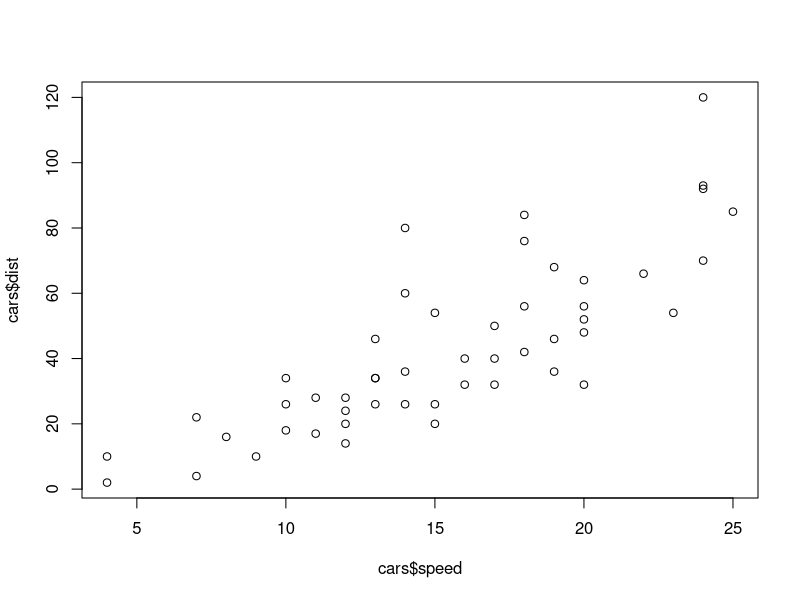
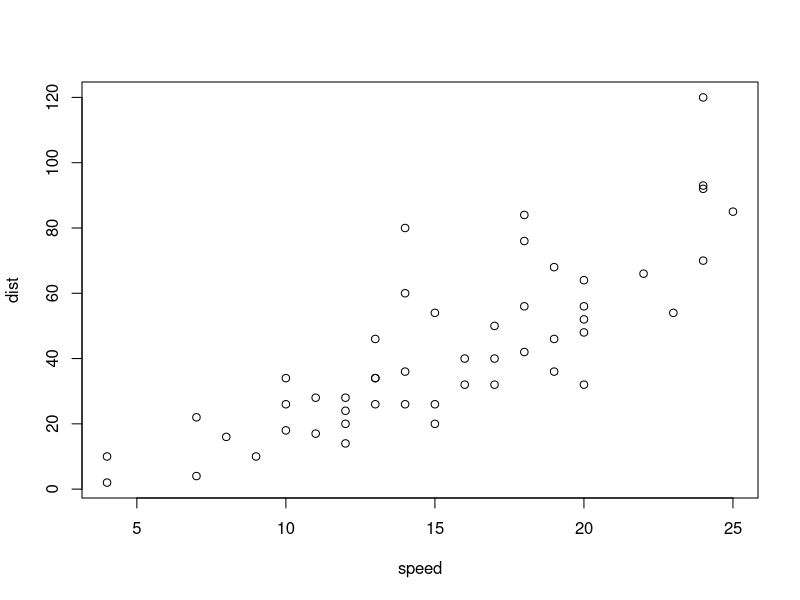
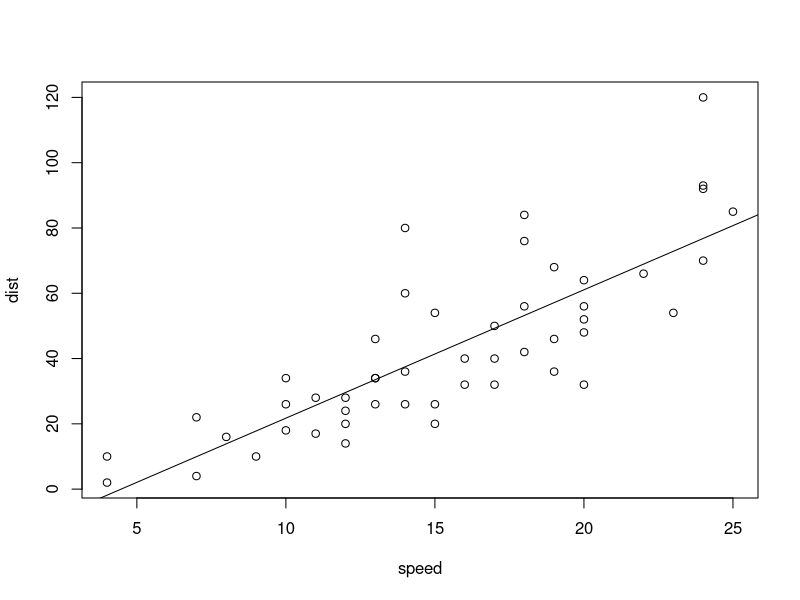
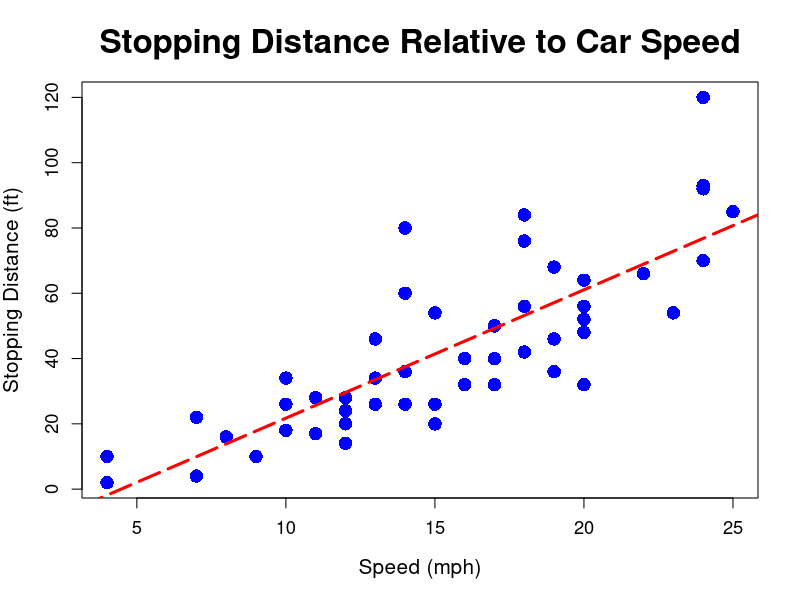
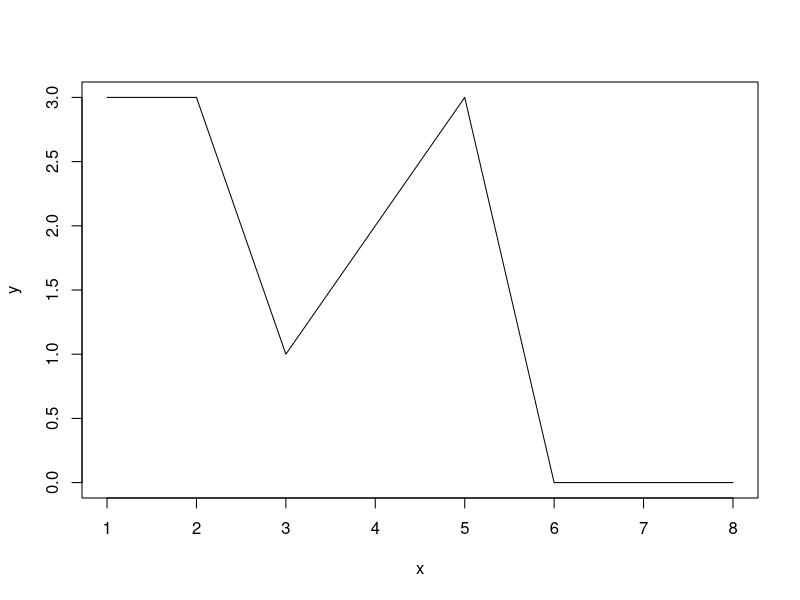
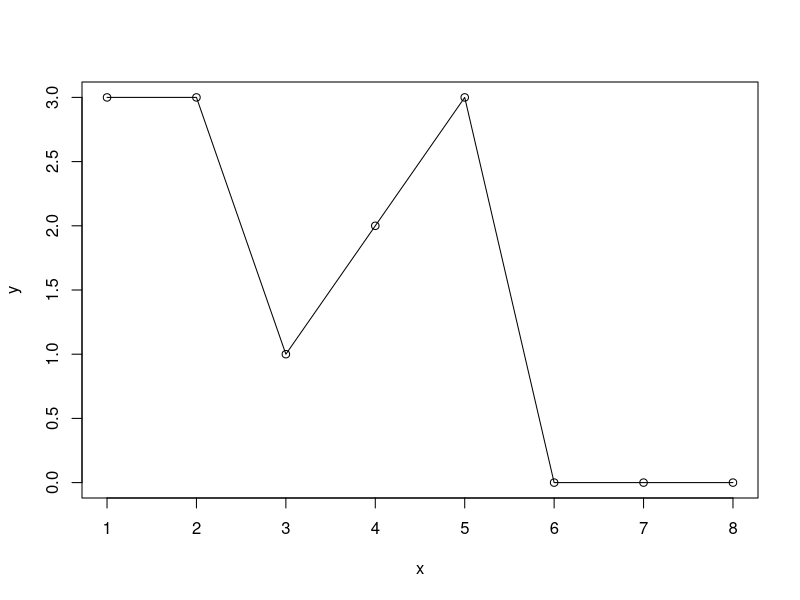
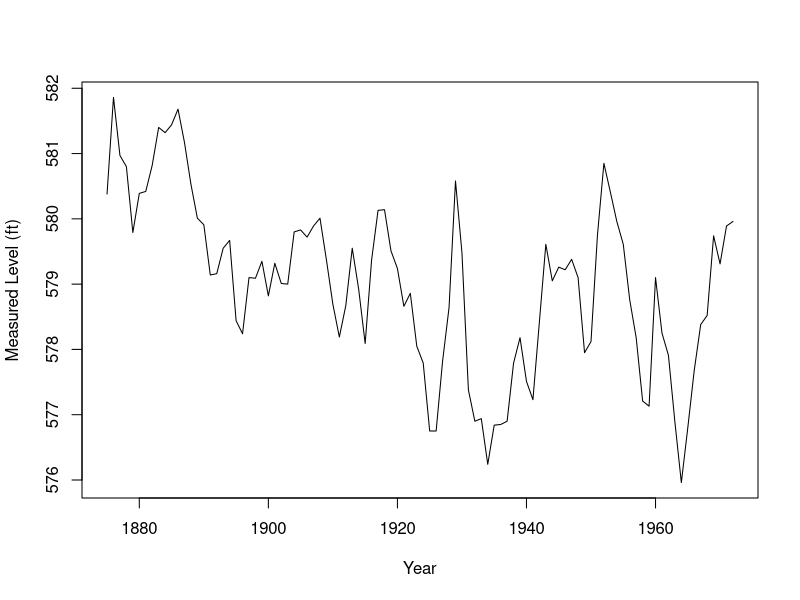
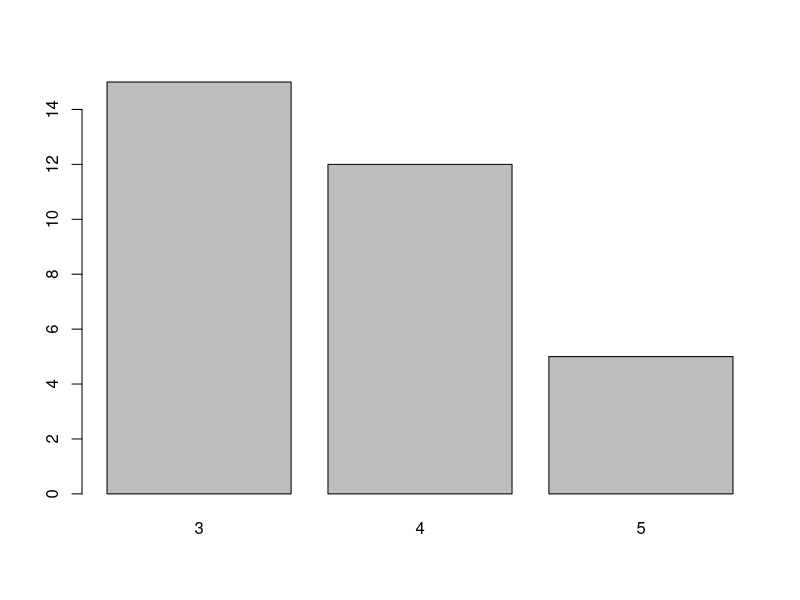

Source code (R) for these figures, in order:
# +++++++++++++++++++++++++
# +++ R BOOTCAMP UNIT 6 +++
# +++++++++++++++++++++++++
# + AUTHOR: David Dobolyi +
# +++++++++++++++++++++++++

# -- KEY CONCEPTS --

# - Basic (base) plotting
# - Saving plots to disk
# - Plotting with ggplot2
# - Plotting with lattice

# +++++++++++++++++++++++++
# + Basic (base) Plotting +
# +++++++++++++++++++++++++

# Now that we have covered the fundamentals of data.frame objects, it is worth focusing on another key aspect of data analysis: visualization. Base R provides a number of plotting functions that can be useful for quickly visualizing some data. Although not all basic R plots will be covered (e.g., pie charts and violin plots are not included), several key plot types will be showcased in the examples below:

# -------------------------------------
# Point Plots and the Formula Interface
# -------------------------------------

# The most basic of these functions is plot, which is used for "Generic X-Y Plotting" (aka scatterplots):

?plot

# To see how plot works, let's try an example involving the cars data set:

data(cars)

# As described in ?cars, the cars data set is made up of two columns:

# speed: Speed (mph)
# dist:  Stopping distance (ft)

# Let's plot these two columns against one another:

plot(x = cars$speed, y = cars$dist) # how would you describe this relationship?

# The plot should appear in the Plots pane in the lower right. Note that although the call above works, the plot function (along with many other R functions) can (and more accurately should) be used with the model formula interface, which involves the ~ (tilde) symbol:

?"~"

plot(dist ~ speed, data = cars)

# The formula can be read as y (dist) on the left determined by the model formula on the right (speed). Notice that when using this formula notation (i.e., Wilkinson-Rogers notation), it is not necessary to include the name of the data.frame when supplying formula terms, since the data argument makes this explicit (e.g., use speed and not cars$speed if using formula notation). As a rule, avoid using the name of the relevant data.frame object when writing formulas to avoid problems.

# In general, the formula notation should be preferred when working with most functions. We will refer to the formula notation in the future for many statistical functions. As a quick preview, consider the following code to add a line showing the correlation between speed and distance:

plot(dist ~ speed, data = cars)
abline(lm(dist ~ speed, data = cars))

# Regardless of how you call the plot function, keep in mind it has many arguments to tweak your plots if desired. For instance, we can use a series of arguments including 

plot(dist ~ speed, data = cars, 
     main = "Stopping Distance Relative to Car Speed", 
     xlab = "Speed (mph)", 
     ylab = "Stopping Distance (ft)",
     cex = 1.8,
     col = "blue",
     pch = 16,
     cex.axis = 1.1,
     cex.main = 2.0,
     cex.lab = 1.25)

abline(lm(dist ~ speed, data = cars), 
       col = "red",
       lty = 5,
       lwd = 3)

# ----------
# Line Plots
# ----------

# The plot function can also be used to generate other types of plots via the type argument. For instance, to generate a line plot, set the type to "l":

linePlotDat <- data.frame(
  x = 1:8,
  y = c(3,3,1,2,3,0,0,0)
) # some example data

plot(y ~ x, data = linePlotDat, type = "l")

# You can also use the "o" (overplotted) type for both points and lines:

plot(y ~ x, data = linePlotDat, type = "o")

# A more interesting example uses the LakeHuron time series data (time series data are a special data structure in R, but are comparable to a vector):

data(LakeHuron)
?LakeHuron

class(LakeHuron)
?ts

length(LakeHuron)

plot(x = 1875:1972, y = LakeHuron, type = "l", xlab = "Year", ylab = "Measured Level (ft)") # see time(LakeHuron) for an alternative x specification

# ------------------------
# Bar Plots and Histograms
# ------------------------

# The aptly named barplot function can be used to generate bar plots based on a table of data:

data(mtcars) # use the mtcars data for these examples

barplot(table(mtcars$gear))

# Similarly, the histogram function can be used to generate histograms:

hist(mtcars$mpg)

# As with plot, the histogram could be tweaked to look better by changing various arguments/defaults (breaks in particular is an important argument):

hist(mtcars$mpg, 
     col = "lightblue",
     xlab = "MPG",
     main = "Histogram of MPG",
     cex.axis = 1.1,
     cex.main = 2.0,
     cex.lab = 1.25,
     breaks = 10)

# ---------
# Box Plots
# ---------

# R can also quickly generate a standard box and whisker plot via the boxplot function:

data(InsectSprays) # use the InsectSprays data for this example

?InsectSprays

# count: Insect count
# spray: The type of spray

boxplot(count ~ spray, data = InsectSprays, col = "lightgray")

# ++++++++++++++++++++++++
# + Saving Plots to Disk +
# ++++++++++++++++++++++++

# Plots generated in R can be saved to disk for use elsewhere. The RStudio interface provides a way to save plots in the lower right pane via Export -> Save as Image... and/or Export -> Save as PDF... depending upon the desired format.

# It is also possible to save R plots using code consistent with concepts introduced in previous units. To save an R plot as a PDF for example, you can use the generic pdf function in conjunction with dev.off:

# setwd("~/Downloads") # saved plots will appear in the working directory

pdf(file = "InsectSpraysBoxplot.pdf", width = 8, height = 5) # width/height in inches
boxplot(count ~ spray, data = InsectSprays, col = "lightgray")
dev.off()

# It is important to remember to run the dev.off function after your plot code to tell R all plots have been printed to the request file. If you find your plot printing is not working, run dev.off() repeatedly (until you see "null device 1") to close all plot writing devices.

# R can also save plots in other formats besides PDF, including PNG and various other image formats (e.g., bmp, jpeg, tiff; see ?png for more). To generate a PNG, use the png function in conjunction with dev.off:

png(file = "InsectSpraysBoxplot.png", width = 800, height = 500) # width/height in pixels
boxplot(count ~ spray, data = InsectSprays, col = "lightgray")
dev.off()

# Note that I will cover an alternative method of saving plots specific to ggplot2 in the following section.

# +++++++++++++++++++++++++
# + Plotting with ggplot2 +
# +++++++++++++++++++++++++

# The ggplot2 package is currently the de facto method for creating attractive plots with R:

library(ggplot2)

# Similar to dplyr, ggplot2 makes the language of plotting in R more consistent, with functions that can be used to tweak plots working similarly regardless of the type of plot in question (e.g., scatterplot vs. boxplot; these different types are referred to as geoms in the language of ggplot2).

# Rather than including a full description and tutorial for ggplot2 within this bootcamp unit, I will provide code that recreates the bulk of the R plot examples above via ggplot2 geoms and then also provide links to relevant ggplot2 tutorials (e.g., see "Learning ggplot2" at the official package page: https://ggplot2.tidyverse.org/). I will also provide a supplementary example of a ggplot2-based analysis via an R script named R-Bootcamp-Unit6-ExampleScript.R as part of this unit.

# Since the examples provided below are only a tiny subset of what ggplot2 offers, use the following help command to get a more complete sense of what ggplot2 offers:

help.search("geom_", package = "ggplot2")

# Finally, at the end of this section I will provide a few quick notes regarding ggplot2 including:

# A) storing a ggplot as an object
# B) saving via ggplot2

# -----------
# Point Plots
# -----------

# --- Data ---

data(cars)

# Using base:

plot(dist ~ speed, data = cars, 
     main = "Stopping Distance Relative to Car Speed", 
     xlab = "Speed (mph)", 
     ylab = "Stopping Distance (ft)",
     cex = 1.8,
     col = "blue",
     pch = 16,
     cex.axis = 1.1,
     cex.main = 2.0,
     cex.lab = 1.25)

abline(lm(dist ~ speed, data = cars), 
       col = "red",
       lty = 5,
       lwd = 3)

# Using ggplot2:

ggplot(cars, aes(x = speed, y = dist)) + 
  geom_point(color = "blue", size = 3) + 
  geom_smooth(method = "lm", color = "red", linetype = 5, size = 1.5) + 
  labs(title = "Stopping Distance Relative to Car Speed", 
       x = "Speed (mph)",
       y = "Stopping Distance (ft)") + 
  theme_bw(base_size = 20)

# Note: use se = FALSE in geom_smooth to turn off confidence interval.

# ----------
# Line Plots
# ----------

# --- Data ---

linePlotDat <- data.frame(
  x = 1:8,
  y = c(3,3,1,2,3,0,0,0)
) # some example data

data(LakeHuron)

# --- Example 1 ---

# Using base:

plot(y ~ x, data = linePlotDat, type = "l") # "l" for lines

# Using ggplot2:

ggplot(linePlotDat, aes(x = x, y = y)) + 
  geom_line() + 
  theme_bw(base_size = 20) # lines

# --- Example 2 ---

# Using base:

plot(y ~ x, data = linePlotDat, type = "o") # "o" for overplotted

# Using ggplot2:

ggplot(linePlotDat, aes(x = x, y = y)) + 
  geom_line() + 
  geom_point() + 
  theme_bw(base_size = 20) # equivalent to overplotted (i.e., lines and points)

# --- Example 3 ---

# Using base:

plot(x = 1875:1972, y = LakeHuron, type = "l", xlab = "Year", ylab = "Measured Level (ft)") # see time(LakeHuron) for an alternative x specification

# Using ggplot2:

ggplot(data.frame(LakeHuron), aes(x = 1875:1972, y = as.numeric(LakeHuron))) + 
  geom_line() + 
  xlab("Year") + 
  ylab("Measured Level (ft)") + 
  theme_bw(base_size = 20)

# ------------------------
# Bar Plots and Histograms
# ------------------------

# --- Data ---

data(mtcars)

# --- Bar Plot Example ---

# Using base:

barplot(table(mtcars$gear))

# Using ggplot2:

ggplot(mtcars, aes(x = gear)) + 
  geom_bar()

# Alternative ggplot2 (with tweaks):

ggplot(mtcars, aes(x = factor(gear), fill = factor(gear))) + 
  geom_bar() + 
  xlab("Number of Forward Gears") + 
  ylab("Count") + 
  theme(legend.position = "none")  + # turn off the legend
  theme_bw(base_size = 20)

# --- Histogram Example ---

# Using base:

hist(mtcars$mpg, 
     col = "lightblue",
     xlab = "MPG",
     main = "Histogram of MPG",
     cex.axis = 1.1,
     cex.main = 2.0,
     cex.lab = 1.25,
     breaks = 10)

# Using ggplot2:

ggplot(mtcars, aes(x = mpg)) + 
  geom_histogram(bins = 10, fill = "lightblue", color = "black") + 
  labs(title = "Histogram of MPG", 
       x = "MPG",
       y = "Frequency") + 
  theme_bw(base_size = 20)

# ---------
# Box Plots
# ---------

# --- Data ---

data(InsectSprays)

# --- Bar Plot Example ---

# Using base:

boxplot(count ~ spray, data = InsectSprays, col = "lightgray")

# Using ggplot2:

ggplot(InsectSprays, aes(x = spray, y = count)) + 
  geom_boxplot(fill = "lightgray") + 
  theme_bw(base_size = 20)

# -----------------------------
# Storing a ggplot as an Object
# -----------------------------

# Unlike base plots, ggplots can be stored inside an object via assignment. This is useful for various purposes, including adjusting existing ggplots you have created. Let's show this using one of the preceding examples:

linePlotDat <- data.frame(
  x = 1:8,
  y = c(3,3,1,2,3,0,0,0)
) # some example data

ggplot(linePlotDat, aes(x = x, y = y)) + 
  geom_line() + 
  theme_bw(base_size = 20) # lines

# The code above simply prints the ggplot to the Plots pane in the lower right. To store the ggplot in an object, we can simply assign it:

storedPlot1 <- ggplot(linePlotDat, aes(x = x, y = y)) + 
  geom_line() + 
  theme_bw(base_size = 20) # lines

# To print a stored ggplot object, simply call it back:

dev.off() # clear the plot window

storedPlot1

# More interestingly, you can modify an existing ggplot object by adding additional elements. For example, to add points to the existing line plot (i.e., to make it overplotted), you can simply add to the existing plot we created above:

storedPlot1 + geom_point()

# The ability to store and/or make changes to existing plots can be useful on some occasions, including saving via ggsave as noted in the section below.

# -------------------------
# Saving Plots with ggplot2
# -------------------------

# As an alternative to the base R functions such as pdf and png, ggplot2 provides a function for saving plots named ggsave:

?ggsave

# For example, suppose you have a plot stored into an object named storedPlot2:

data(cars)

storedPlot2 <- ggplot(cars, aes(x = speed, y = dist)) + 
  geom_point(color = "blue", size = 3) + 
  geom_smooth(method = "lm", color = "red", linetype = 5, size = 1.5) + 
  labs(title = "Stopping Distance Relative to Car Speed", 
       x = "Speed (mph)",
       y = "Stopping Distance (ft)") + 
  theme_bw(base_size = 20)

# To save this plot via ggsave, use a command similar to the following (adjusting the arguments as desired):

ggsave(filename = "storedPlot2.png")

# Conveniently, the ggsave function will automatically save the plot in the appropriate format based on the extension used in your filename argument (e.g., for a PDF, use the .pdf extension):

ggsave("storedPlot2.pdf", width = 8, height = 5)

# +++++++++++++++++++++++++
# + Plotting with Lattice +
# +++++++++++++++++++++++++

# Although it will not be covered in a significant way within this bootcamp (since the focus will be on ggplot2 instead), the lattice package provides an alternative to base with several useful/valuable features. To learn more about lattice, load the library and see its relevant help file:

library(lattice)

?Lattice

# A few examples of lattice plots pulled from function examples appear below:

?cloud # 3d Scatter Plot and Wireframe Surface Plot
cloud(Sepal.Length ~ Petal.Length * Petal.Width | Species, data = iris,
      screen = list(x = -90, y = 70), distance = .4, zoom = .6)

wireframe(volcano, shade = TRUE,
          aspect = c(61/87, 0.4),
          light.source = c(10,0,10))

?bwplot # Common Bivariate Trellis Plots

bwplot(voice.part ~ height, data=singer, xlab="Height (inches)")

xyplot(Sepal.Length + Sepal.Width ~ Petal.Length + Petal.Width | Species,
       data = iris, scales = "free", layout = c(2, 2),
       auto.key = list(x = .6, y = .7, corner = c(0, 0)))
